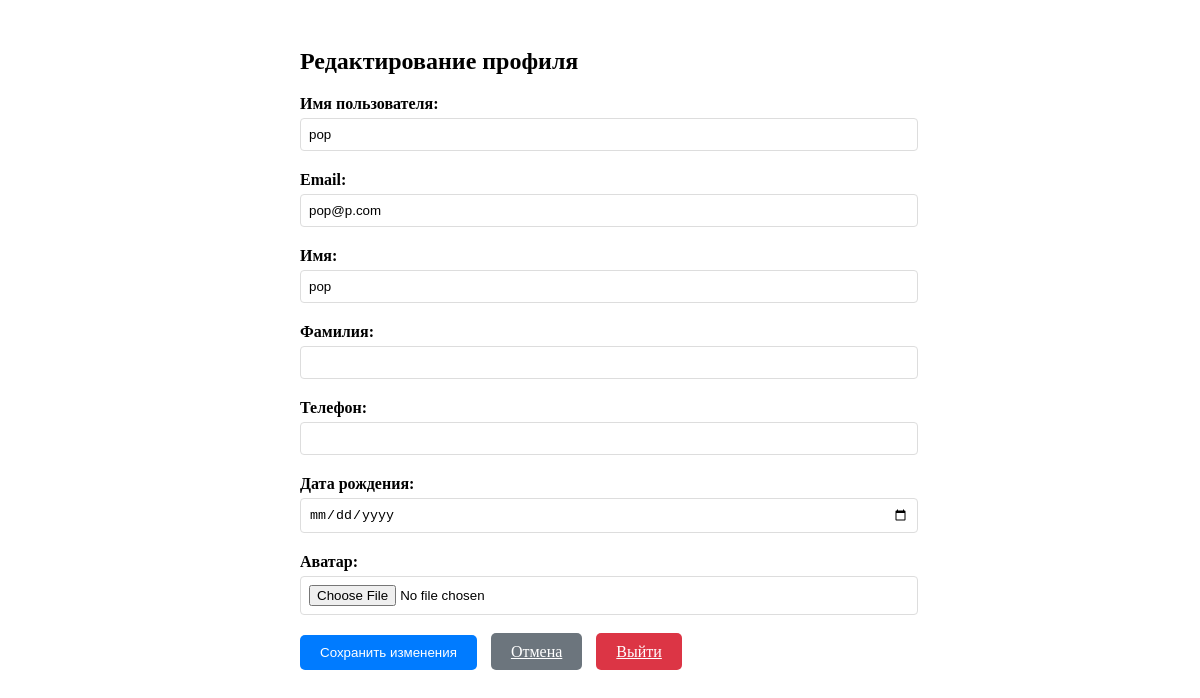
/users/edit/ (signed in), run on the app's committed database.
### users/models.py (models this page shows, shortened)
class CustomUser(AbstractUser):
    ROLE_CHOICES = [
        ('admin', 'Администратор'),
        ('student', 'Ученик'),
        ('chef', 'Повар'),
    ]
    role = models.CharField(max_length=20, choices=ROLE_CHOICES, default='student')
    phone = models.CharField(max_length=15, blank=True)
    avatar = models.ImageField(upload_to='avatars/', blank=True, null=True)
    birth_date = models.DateField(blank=True, null=True)
    allergens = models.ManyToManyField(
        'orders.Ingredient',
        blank=True,
        verbose_name='Аллергены',
        help_text='Отметьте ингредиенты-аллергены'
    )
    balance = models.DecimalField(
        max_digits=10,
        decimal_places=2,
        default=0.00,
        verbose_name='Баланс'
    )
    bonus_points = models.IntegerField(
        default=0,
        verbose_name='Бонусные баллы'
    )

### users/views.py (the view)
# urls.py: path('edit/', views.edit_profile, name='edit_profile'),  # Редактирование профиля
@login_required
def edit_profile(request):
    if request.method == 'POST':
        form = ProfileEditForm(
            request.POST,
            request.FILES,
            instance=request.user
        )
        if form.is_valid():
            form.save()
            messages.success(request, 'Профиль обновлен успешно!')
            return redirect('profile')
        else:
            messages.error(request, 'Исправьте ошибки в форме')
    else:
        form = ProfileEditForm(instance=request.user)
    return render(request, 'users/edit_profile.html', {'form': form})

### users/forms.py
class ProfileEditForm(forms.ModelForm):
    class Meta:
        model = User
        fields = [
            'username', 'email', 'first_name', 'last_name',
            'phone', 'avatar', 'birth_date', 'allergens'
        ]
        widgets = {
            'birth_date': forms.DateInput(attrs={'type': 'date'}),
            'allergens': forms.CheckboxSelectMultiple()
        }

### users/templates/users/edit_profile.html (shortened to what this page needs)
<!DOCTYPE html>
<html>
<head>
</head>
<body>
    <div class="edit-container">
        <h2>Редактирование профиля</h2>
        <form method="post" enctype="multipart/form-data">
            <div class="form-group">
                <label for="id_username">Имя пользователя:</label>
                {{ form.username }}
            </div>
            <div class="form-group">
                <label for="id_email">Email:</label>
                {{ form.email }}
            </div>
            <div class="form-group">
                <label for="id_first_name">Имя:</label>
                {{ form.first_name }}
            </div>
            <div class="form-group">
                <label for="id_last_name">Фамилия:</label>
                {{ form.last_name }}
            </div>
            <div class="form-group">
                <label for="id_phone">Телефон:</label>
                {{ form.phone }}
            </div>
            <div class="form-group">
                <label for="id_birth_date">Дата рождения:</label>
                {{ form.birth_date }}
            </div>
            <div class="form-group">
                <label for="id_avatar">Аватар:</label>
                {{ form.avatar }}
            </div>
            <div class="form-actions">
                <button type="submit" class="btn">Сохранить изменения</button>
                <a href="{% url 'profile' %}" class="btn" style="background: #6c757d;">Отмена</a>
                <a href="{% url 'logout' %}" class="btn" style="background: #dc3545;">Выйти</a>
            </div>
        </form>
    </div>
</body>
</html>

### users/templates/users/edit_profile.html (style rules this page uses)
.edit-container { max-width: 600px; margin: 0 auto; padding: 20px; }
.form-group { margin-bottom: 20px; }
label { display: block; margin-bottom: 5px; font-weight: bold; }
input[type="text"], input[type="email"], input[type="date"], input[type="file"] { width: 100%; padding: 8px; border: 1px solid #ddd; border-radius: 4px; }
.btn { padding: 10px 20px; background: #007bff; color: white; border: none; border-radius: 5px; cursor: pointer; margin-right: 10px; }

### data on the page
CustomUser: username "pop", email "pop@p.com", first_name "pop"
